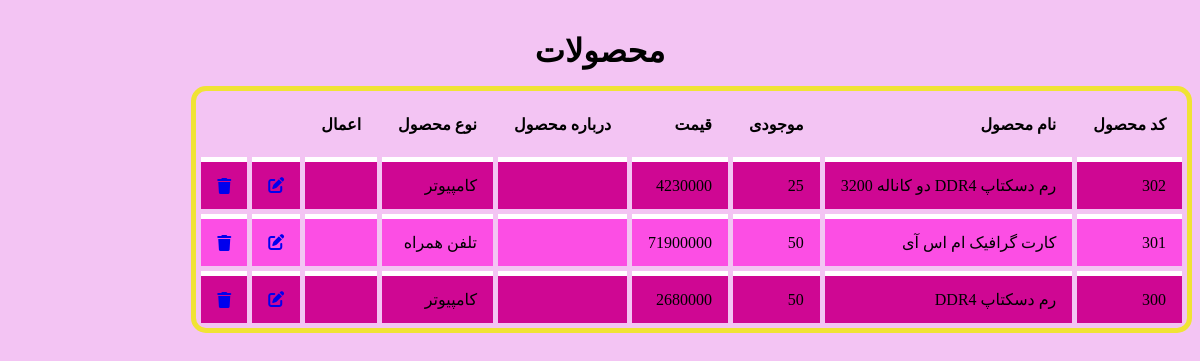
Page /show_product_table.php on the committed database.
### tables this page shows
CREATE TABLE IF NOT EXISTS `products` (
  `code_product` int(11) NOT NULL AUTO_INCREMENT,
  `name_product` varchar(30) NOT NULL,
  `Number` int(255) NOT NULL,
  `money_product` varchar(255) NOT NULL,
  `image_product` varchar(80) NOT NULL,
  `about_product` text NOT NULL,
  `type_product` varchar(9) NOT NULL,
  PRIMARY KEY (`code_product`)
);

### settings.php (called while the page is built)
<?php
    $dbHost = 'localhost';
    $dbUser = 'root';
    $dbPass = '';
    $dbName = 'computer';
?>

### lib/db.php (called while the page is built, shortened)
<?php
class DB {
    protected $connection;
	protected $query;
	public function __construct($dbhost = 'localhost', $dbuser = 'root', $dbpass = '', $dbname = '', $charset = 'utf8') {
		$this->connection = new mysqli($dbhost, $dbuser, $dbpass, $dbname);
		$this->connection->set_charset($charset);
	}
    public function query($query) {
		if ($this->query = $this->connection->prepare($query)) {
            $this->query->execute();
        } else {
            $this->error('Unable to prepare MySQL statement (check your syntax) - ' . $this->connection->error);
        }
		return $this;
    }
	public function fetchAll($callback = null) {
	    $params = array();
        $row = array();
	    $meta = $this->query->result_metadata();
	    while ($field = $meta->fetch_field()) {
	        $params[] = &$row[$field->name];
	    }
	    call_user_func_array(array($this->query, 'bind_result'), $params);
        $result = array();
        while ($this->query->fetch()) {
            $r = array();
            foreach ($row as $key => $val) {
                $r[$key] = $val;
            }
            if ($callback != null && is_callable($callback)) {
                $value = call_user_func($callback, $r);
                if ($value == 'break') break;
            } else {
                $result[] = $r;
            }
        }
		return $result;
	}
}
?>

### utils/security.php (called while the page is built, shortened)
<?php
class Authentication{
    static function check(){
        return isset( $_SESSION['uid'] );
    }
}
class Authorization{
    static function checkRole( $role ){
        if( ! Authentication :: check() )
        {
            return false;
        }
    }
}
?>

### view/template/product-row.php (the view)
<tr>
    <td><?php echo $t_product['code_product']; ?></td>
    <td><?php echo $t_product['name_product']; ?></td>
    <td><?php echo $t_product['Number']; ?></td>
    <td><?php echo $t_product['money_product']; ?></td>
    <td><?php echo $t_product['about_product']; ?></td>
    <td><?php if($t_product['type_product'] == 'shoe')   echo 'کامپیوتر';  else{echo 'تلفن همراه';}   ?></td>
    <td> <a href="add_products.php" class = "as"> <i class="fa-thin fa-plus"></i></a> </td>
    <td> <a href="edit_products.php?code_product=<?php echo $t_product['code_product']; ?>" class = ""> <i class="fa-solid fa-edit"></i></a> </td>
    <td> <a href="delete_product.php?code_product=<?php echo $t_product['code_product']; ?>" class = ""> <i class="fa-solid fa-trash"></i></a> </td>
</tr>

### view/show_product_table.php (shortened to what this page needs)
<!DOCTYPE html>
<html lang="fa">
<head>
    <link href="assets/style.css" type="text/css" rel="stylesheet">
</head>
<body>
    <h1>محصولات</h1>
    <table class = "datatable">
     <thead>
        <tr>
            <th>کد محصول</th>
            <th>نام محصول </th>
            <th>موجودی</th>
            <th>قیمت</th>
            <th>درباره محصول </th>
            <th> نوع محصول </th>
            <th> اعمال </th>
        </tr>
    </thead>
    <tbody>
    <?php
        if( count( $t_products ) == 0 ){
            echo '<p>محصولی یافت نشد</p>';
        }
        else{
            foreach( $t_products as $t_product ){
                include 'template/product-row.php';
            }
        }
    ?>
    </tbody>
    </table>
</body>
</html>

### assets/main.css (style rules this page uses)
:root { --direction : rtl ; --md-sys-color-background-light: rgb(243, 196, 243); --md-sys-color-primary-light: #bf27dd; --md-sys-color-on-primary-light: #ffffff; --md-sys-color-outline-light: #bb1010; --height: 50px; --padding: 0 24px; --rudios: calc( var(--height) / 3 ); --align : center; --fontsize : 15px; --fontfamily : 'Roboto' ; --fontfamilybody : 'B Titr'; --border-bottom-left-radius : 80px ; --border-bottom-right-radius : 80px ; --border-style : solid ; }
body { direction: var(--direction); background-color:var( --md-sys-color-background-light) ; font-family: var(--fontfamilybody); text-align: center; }

### assets/component/navigation.css (style rules this page uses)
.as i { width: 24px; height: 24px; vertical-align: middle; padding-top: 8px; color: #1E192B; padding-right: 8px; margin-left: 8px; }

### assets/component/card.css (style rules this page uses)
body { direction: rtl; font-family: Arial, Helvetica, sans-serif; }

### assets/component/datatables.css (style rules this page uses)
.datatable { border: 5px solid rgb(240, 227, 52); border-radius: 15px; border-spacing: 5px; overflow: hidden; }
.datatable thead { height: 56px; }
.datatable tbody tr { height: 52px; }
.datatable tbody tr:nth-child(odd) { background-color: #cf0793; }
.datatable tbody tr:nth-child(even) { background-color: rgb(252, 78, 228); }
.datatable td { border-top: 5px solid rgb(255, 255, 255); }
.datatable td , .datatable th { padding: 0px 16px; text-align: right; }
.datatable td:last-child * { margin-top: 4px ; margin-bottom: 4px; }

### assets/component/typography.css (style rules this page uses)
:root { --base-font-size:12px; font-size: calc(var(--base-font-size)+0.9vw); }
h1,h2,h3,h4,h5,h6 { margin-top: 32px; margin-bottom: 16px; }

### rows in the picture
products: code_product "302", name_product "رم دسکتاپ DDR4 دو کاناله 3200", Number "25", money_product "4230000", type_product "کامپیوتر"
products: code_product "301", name_product "کارت گرافیک ام اس آی", Number "50", money_product "71900000", type_product "تلفن همراه"
products: code_product "300", name_product "رم دسکتاپ DDR4", Number "50", money_product "2680000", type_product "کامپیوتر"
